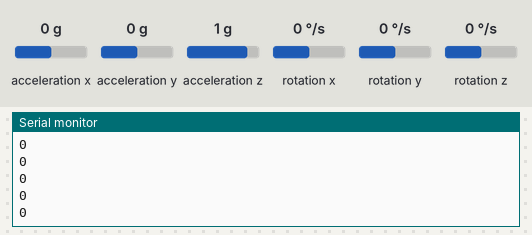
This sketch was run on a simulated Arduino Uno, built with avr-gcc and run on an emulated ATmega328P. Parts: the last lines printed to the serial monitor. Wiring (inferred from the names in the program): MPU-6050 motion sensor at I2C address 0x68. The inputs (shaded band) are chosen by the test bench; at power-on: rotation z 0 °/s, acceleration x 0 g, acceleration y 0 g, acceleration z 1 g, rotation x 0 °/s, rotation y 0 °/s.

Above: at 1.2 s.
1.3 s: rotation z set to -192 °/s
At 1.43 s:
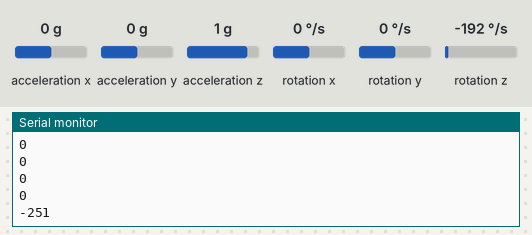
2.8 s: rotation z set to -100 °/s
At 2.86 s:
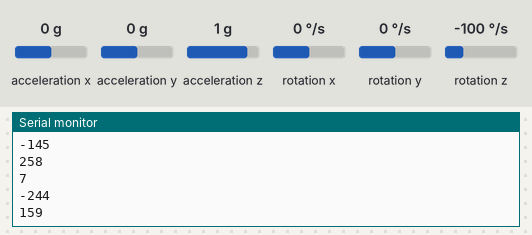
Timing chart, 0 to 5.8 s (numbered marks = the images above; inputs shaded):
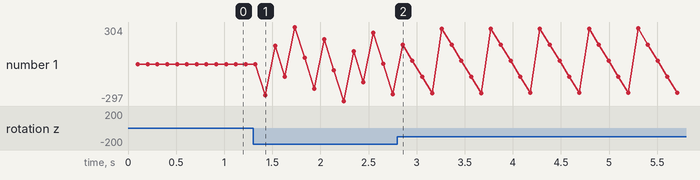

Measured:
- after the input at 1.3 s, the serial monitor: prints a new line after 0.13 s (image 1)
- plotted number 1: 0 → -244 after the input at 1.3 s

The sketch:

gyro_offset_finder.ino
```cpp
#include<Wire.h>
const int MPU=0x68;  // I2C address of the MPU-6050
double AcX,AcY,AcZ,Tmp,GyX,GyY,GyZ;
#define gsens 131.0000000000
const int numReadings = 100;

int readings[numReadings];      // the readings from the analog input
int index = 0;                  // the index of the current reading
int total = 0;                  // the running total
int average = 0;                // the average

void setup(){
  Wire.begin();
  Wire.beginTransmission(MPU);
  Wire.write(0x6B);  // PWR_MGMT_1 register
  Wire.write(0);     // set to zero (wakes up the MPU-6050)
  Wire.endTransmission(true);
  Serial.begin(9600);

  // initialize all the readings to 0:
  for (int thisReading = 0; thisReading < numReadings; thisReading++)
    readings[thisReading] = 0;


}
double Gz;
void loop(){
  Wire.beginTransmission(MPU);
  Wire.write(0x3B);  // starting with register 0x3B (ACCEL_XOUT_H)
  Wire.endTransmission(false);
  Wire.requestFrom(MPU,14,true);  // request a total of 14 registers
  AcX=Wire.read()<<8|Wire.read();  // 0x3B (ACCEL_XOUT_H) & 0x3C (ACCEL_XOUT_L)
  AcY=Wire.read()<<8|Wire.read();  // 0x3D (ACCEL_YOUT_H) & 0x3E (ACCEL_YOUT_L)
  AcZ=Wire.read()<<8|Wire.read();  // 0x3F (ACCEL_ZOUT_H) & 0x40 (ACCEL_ZOUT_L)
  Tmp=Wire.read()<<8|Wire.read();  // 0x41 (TEMP_OUT_H) & 0x42 (TEMP_OUT_L)
  GyX=Wire.read()<<8|Wire.read();  // 0x43 (GYRO_XOUT_H) & 0x44 (GYRO_XOUT_L)
  GyY=Wire.read()<<8|Wire.read();  // 0x45 (GYRO_YOUT_H) & 0x46 (GYRO_YOUT_L)
  GyZ=(Wire.read()<<8|Wire.read());  // 0x47 (GYRO_ZOUT_H) & 0x48 (GYRO_ZOUT_L)
 /* Serial.print("AcX = "); Serial.print(AcX);
  Serial.print(" | AcY = "); Serial.print(AcY);
  Serial.print(" | AcZ = "); Serial.print(AcZ);
 // Serial.print(" | Tmp = "); Serial.print(Tmp/340.00+36.53);  //equation for temperature in degrees C from datasheet
  Serial.print(" | GyX = "); Serial.print(GyX);
  Serial.print(" | GyY = "); Serial.print(GyY);
  Serial.print(" | GyZ = "); Serial.println(GyZ);
  delay(333);
*/
delay(100);
//Serial.println(GyZ);
  total= total - readings[index];
  // read from the sensor:
  readings[index] = GyZ;
  // add the reading to the total:
  total= total + readings[index];
  // advance to the next position in the array:
  index = index + 1;

  // if we're at the end of the array...
  if (index >= numReadings)
    // ...wrap around to the beginning:
    index = 0;

  // calculate the average:
  average = total / numReadings;
  // send it to the computer as ASCII digits
  Serial.println(average);
}
```
